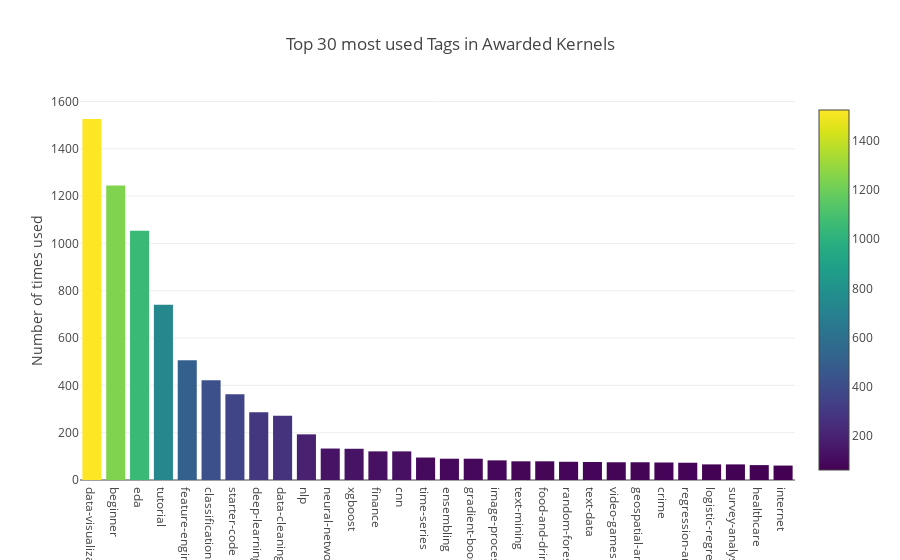

This figure's notebook cell:
### Code cell
# Bar chart for Top used Tags in Awarded Kernels

n = 30
slug_counts = pd.Series(slugs).value_counts().head(n)

fig = {
    'data': [
        {
            'type': 'bar',
            #'orientation': 'h',
            'y': slug_counts,
            'x': slug_counts.index,
            'marker': {'color': slug_counts, 'colorscale': 'Viridis', 'showscale': True}
        }
    ], 'layout': {
        'title': f'Top {n} most used Tags in Awarded Kernels',
        'yaxis': {'title': 'Number of times used'}
    }
}
iplot(fig)

### Figure 1 — Plotly figure (JSON) as saved in the notebook; plotly's stock layout.template omitted (floating-point values rounded to 4 significant figures)
{"data": [{"marker": {"color": [1526, 1245, 1054, 741, 506, 422, 363, 286, 272, 193, 133, 132, 121, 121, 95, 90, 90, 83, 79, 79, 77, 76, 75, 75, 74, 73, 66, 66, 63, 61], "colorscale": "Viridis", "showscale": true}, "type": "bar", "uid": "634af3a3-cedb-4bc2-9460-106386d0625d", "x": ["data-visualization", "beginner", "eda", "tutorial", "feature-engineering", "classification", "starter-code", "deep-learning", "data-cleaning", "nlp", "neural-networks", "xgboost", "finance", "cnn", "time-series", "ensembling", "gradient-boosting", "image-processing", "text-mining", "food-and-drink", "random-forest", "text-data", "video-games", "geospatial-analysis", "crime", "regression-analysis", "logistic-regression", "survey-analysis", "healthcare", "internet"], "y": [1526, 1245, 1054, 741, 506, 422, 363, 286, 272, 193, 133, 132, 121, 121, 95, 90, 90, 83, 79, 79, 77, 76, 75, 75, 74, 73, 66, 66, 63, 61]}], "layout": {"title": {"text": "Top 30 most used Tags in Awarded Kernels"}, "yaxis": {"title": {"text": "Number of times used"}}}}
